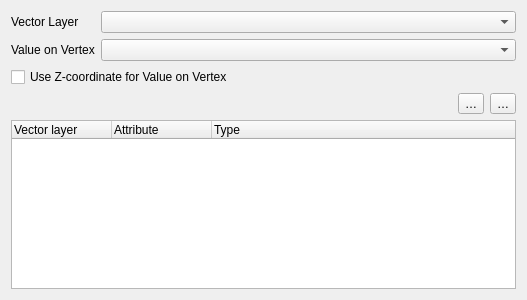
<?xml version="1.0" encoding="UTF-8"?>
<ui version="4.0">
 <class>Form</class>
 <widget class="QWidget" name="Form">
  <property name="geometry">
   <rect>
    <x>0</x>
    <y>0</y>
    <width>527</width>
    <height>300</height>
   </rect>
  </property>
  <property name="windowTitle">
   <string notr="true">Form</string>
  </property>
  <layout class="QGridLayout" name="gridLayout">
   <item row="0" column="0">
    <widget class="QLabel" name="label_2">
     <property name="text">
      <string>Vector Layer</string>
     </property>
     <property name="buddy">
      <cstring>cmbLayers</cstring>
     </property>
    </widget>
   </item>
   <item row="0" column="1">
    <widget class="QgsMapLayerComboBox" name="cmbLayers">
     <property name="sizePolicy">
      <sizepolicy hsizetype="Expanding" vsizetype="Fixed">
       <horstretch>0</horstretch>
       <verstretch>0</verstretch>
      </sizepolicy>
     </property>
    </widget>
   </item>
   <item row="1" column="0">
    <widget class="QLabel" name="label_3">
     <property name="text">
      <string>Value on Vertex</string>
     </property>
     <property name="buddy">
      <cstring>cmbFields</cstring>
     </property>
    </widget>
   </item>
   <item row="1" column="1">
    <widget class="QgsFieldComboBox" name="cmbFields">
     <property name="sizePolicy">
      <sizepolicy hsizetype="MinimumExpanding" vsizetype="Fixed">
       <horstretch>0</horstretch>
       <verstretch>0</verstretch>
      </sizepolicy>
     </property>
    </widget>
   </item>
   <item row="4" column="0" colspan="2">
    <widget class="QTreeWidget" name="layersTree">
     <column>
      <property name="text">
       <string>Vector layer</string>
      </property>
     </column>
     <column>
      <property name="text">
       <string>Attribute</string>
      </property>
     </column>
     <column>
      <property name="text">
       <string>Type</string>
      </property>
     </column>
    </widget>
   </item>
   <item row="2" column="0" colspan="2">
    <widget class="QCheckBox" name="chkUseZCoordinate">
     <property name="text">
      <string>Use Z-coordinate for Value on Vertex</string>
     </property>
    </widget>
   </item>
   <item row="3" column="0" colspan="2">
    <layout class="QHBoxLayout" name="horizontalLayout">
     <item>
      <spacer name="horizontalSpacer">
       <property name="orientation">
        <enum>Qt::Horizontal</enum>
       </property>
       <property name="sizeHint" stdset="0">
        <size>
         <width>40</width>
         <height>20</height>
        </size>
       </property>
      </spacer>
     </item>
     <item>
      <widget class="QToolButton" name="btnAdd">
       <property name="text">
        <string>…</string>
       </property>
      </widget>
     </item>
     <item>
      <widget class="QToolButton" name="btnRemove">
       <property name="text">
        <string>…</string>
       </property>
      </widget>
     </item>
    </layout>
   </item>
  </layout>
 </widget>
 <customwidgets>
  <customwidget>
   <class>QgsFieldComboBox</class>
   <extends>QComboBox</extends>
   <header>qgsfieldcombobox.h</header>
  </customwidget>
  <customwidget>
   <class>QgsMapLayerComboBox</class>
   <extends>QComboBox</extends>
   <header>qgsmaplayercombobox.h</header>
  </customwidget>
 </customwidgets>
 <resources/>
 <connections/>
</ui>
